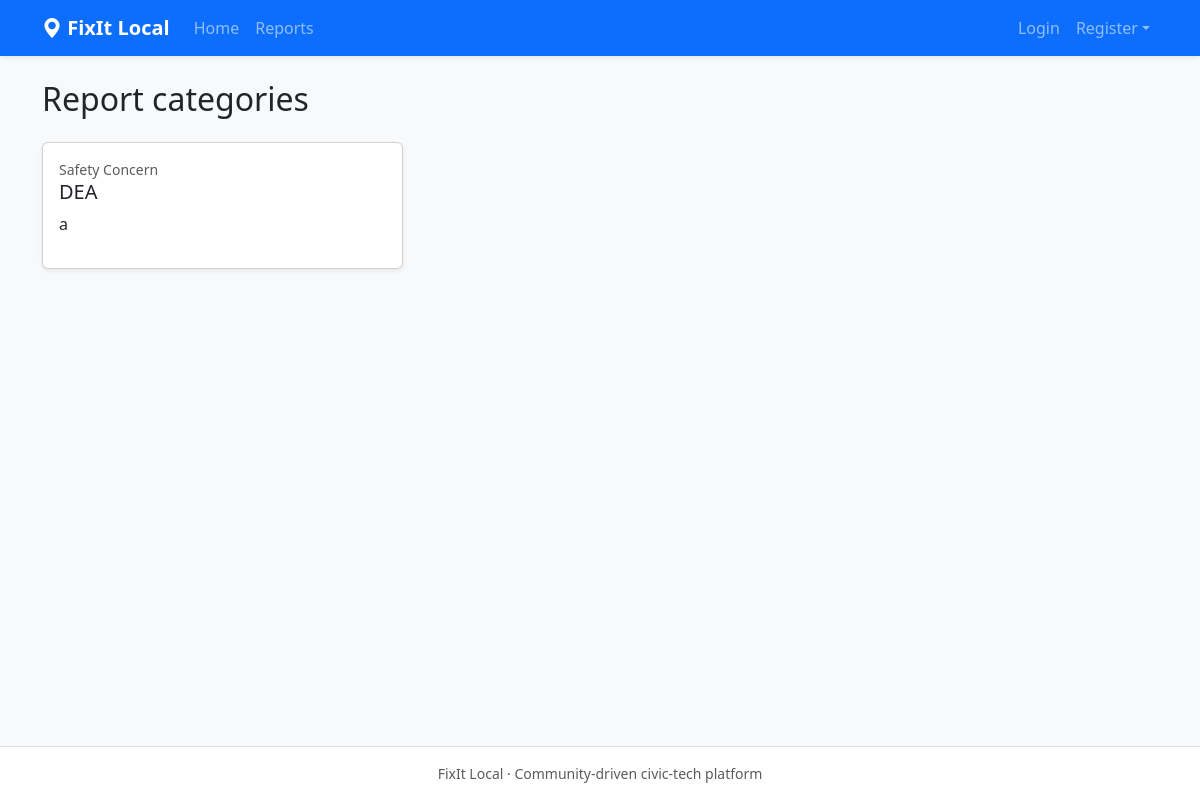
Page /categories/ on the committed database.
### core/models.py (models this page shows, shortened)
class Category(models.Model):
    TYPE_CHOICES = (
        ('infrastructure', 'Infrastructure'),
        ('public_utilities', 'Public Utilities'),
        ('environment', 'Environment'),
        ('safety', 'Safety Concern'),
    )
    name = models.CharField(max_length=100)
    type = models.CharField(max_length=30, choices=TYPE_CHOICES)
    description = models.TextField(blank=True)
    requires_after_photo = models.BooleanField(default=True)
    class Meta:
        verbose_name_plural = 'Categories'
        ordering = ['type', 'name']
        constraints = [models.UniqueConstraint(fields=['name', 'type'], name='core_unique_category_name_type')]

### core/views.py (the view)
# urls.py: path('categories/', views.CategoryListView.as_view(), name='categories'),
class CategoryListView(ListView):
    model = Category
    template_name = 'core/categories.html'
    context_object_name = 'categories'

### core/templates/core/categories.html (shortened to what this page needs)
{% extends "base.html" %}
{% block content %}<h1 class="h2 mb-4">Report categories</h1><div class="row g-3">
{% for category in categories %}<div class="col-md-6 col-lg-4"><div class="card h-100 shadow-sm"><div class="card-body"><div class="small text-muted">{{ category.get_type_display }}</div><h2 class="h5">{{ category.name }}</h2><p>{{ category.description|default:'Local community concern' }}</p></div></div></div>
{% empty %}<p>No categories added yet.</p>{% endfor %}
</div>{% endblock %}

### rows in the picture
Category: type "Safety Concern", name "DEA", description "a"
